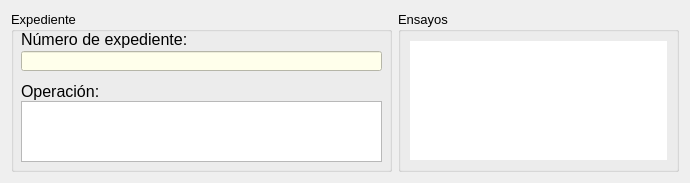
                <widget class="QWidget" name="widget_6" native="true">
                 <property name="geometry">
                  <rect>
                   <x>10</x>
                   <y>0</y>
                   <width>686</width>
                   <height>179</height>
                  </rect>
                 </property>
                 <property name="sizePolicy">
                  <sizepolicy hsizetype="Expanding" vsizetype="Expanding">
                   <horstretch>0</horstretch>
                   <verstretch>0</verstretch>
                  </sizepolicy>
                 </property>
                 <layout class="QHBoxLayout" name="horizontalLayout_9">
                  <item>
                   <widget class="QGroupBox" name="grp_expediente">
                    <property name="sizePolicy">
                     <sizepolicy hsizetype="Preferred" vsizetype="Minimum">
                      <horstretch>0</horstretch>
                      <verstretch>0</verstretch>
                     </sizepolicy>
                    </property>
                    <property name="minimumSize">
                     <size>
                      <width>381</width>
                      <height>161</height>
                     </size>
                    </property>
                    <property name="maximumSize">
                     <size>
                      <width>600</width>
                      <height>161</height>
                     </size>
                    </property>
                    <property name="font">
                     <font>
                      <family>Segoe UI</family>
                      <pointsize>10</pointsize>
                     </font>
                    </property>
                    <property name="styleSheet">
                     <string notr="true"/>
                    </property>
                    <property name="title">
                     <string>Expediente</string>
                    </property>
                    <property name="flat">
                     <bool>false</bool>
                    </property>
                    <property name="checkable">
                     <bool>false</bool>
                    </property>
                    <widget class="QLabel" name="label_14">
                     <property name="geometry">
                      <rect>
                       <x>10</x>
                       <y>18</y>
                       <width>191</width>
                       <height>21</height>
                      </rect>
                     </property>
                     <property name="font">
                      <font>
                       <family>Segoe UI</family>
                       <pointsize>12</pointsize>
                      </font>
                     </property>
                     <property name="text">
                      <string>Número de expediente:</string>
                     </property>
                    </widget>
                    <widget class="QLineEdit" name="txt_expediente">
                     <property name="geometry">
                      <rect>
                       <x>10</x>
                       <y>40</y>
                       <width>361</width>
                       <height>20</height>
                      </rect>
                     </property>
                     <property name="font">
                      <font>
                       <family>Segoe UI</family>
                       <pointsize>12</pointsize>
                      </font>
                     </property>
                     <property name="styleSheet">
                      <string notr="true">background-color: rgb(255, 255, 235);
</string>
                     </property>
                     <property name="text">
                      <string/>
                     </property>
                    </widget>
                    <widget class="QLabel" name="lbl_verificacion">
                     <property name="geometry">
                      <rect>
                       <x>10</x>
                       <y>70</y>
                       <width>141</width>
                       <height>21</height>
                      </rect>
                     </property>
                     <property name="font">
                      <font>
                       <family>Segoe UI</family>
                       <pointsize>12</pointsize>
                      </font>
                     </property>
                     <property name="text">
                      <string>Operación:</string>
                     </property>
                    </widget>
                    <widget class="QTextEdit" name="txt_verificacion">
                     <property name="geometry">
                      <rect>
                       <x>10</x>
                       <y>90</y>
                       <width>361</width>
                       <height>61</height>
                      </rect>
                     </property>
                     <property name="font">
                      <font>
                       <family>Segoe UI</family>
                       <pointsize>12</pointsize>
                      </font>
                     </property>
                    </widget>
                   </widget>
                  </item>
                  <item>
                   <widget class="QGroupBox" name="grp_enysayos">
                    <property name="sizePolicy">
                     <sizepolicy hsizetype="Expanding" vsizetype="Minimum">
                      <horstretch>221</horstretch>
                      <verstretch>71</verstretch>
                     </sizepolicy>
                    </property>
                    <property name="minimumSize">
                     <size>
                      <width>281</width>
                      <height>161</height>
                     </size>
                    </property>
                    <property name="maximumSize">
                     <size>
                      <width>281</width>
                      <height>161</height>
                     </size>
                    </property>
                    <property name="font">
                     <font>
                      <family>Segoe UI</family>
                      <pointsize>10</pointsize>
                     </font>
                    </property>
                    <property name="styleSheet">
                     <string notr="true"/>
                    </property>
                    <property name="title">
                     <string>Ensayos</string>
                    </property>
                    <property name="flat">
                     <bool>false</bool>
                    </property>
                    <property name="checkable">
                     <bool>false</bool>
                    </property>
                    <layout class="QVBoxLayout" name="verticalLayout_6">
                     <item>
                      <widget class="QListWidget" name="lst_ensayos">
                       <property name="font">
                        <font>
                         <pointsize>10</pointsize>
                        </font>
                       </property>
                       <property name="styleSheet">
                        <string notr="true">border: none;</string>
                       </property>
                      </widget>
                     </item>
                    </layout>
                   </widget>
                  </item>
                 </layout>
                 <zorder>grp_enysayos</zorder>
                 <zorder>grp_expediente</zorder>
                </widget>
